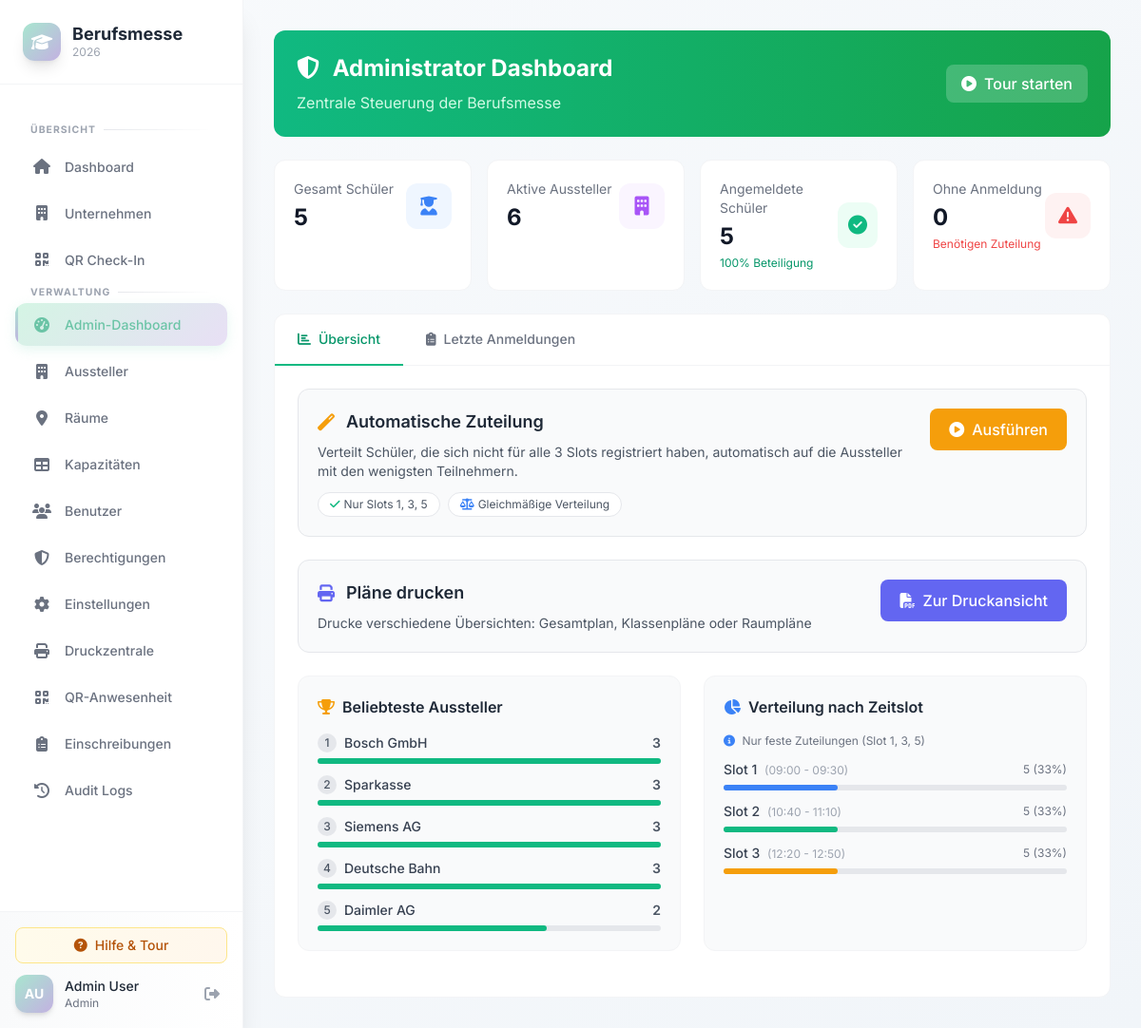
The page /index.php?page=admin-dashboard (signed in) on the database its author committed.
### tables this page shows
CREATE TABLE IF NOT EXISTS `registrations` (
  `id` int(11) NOT NULL AUTO_INCREMENT,
  `user_id` int(11) NOT NULL,
  `exhibitor_id` int(11) NOT NULL,
  `timeslot_id` int(11) NOT NULL,
  `registration_type` enum('manual','automatic') DEFAULT 'manual',
  `registered_at` timestamp NOT NULL DEFAULT current_timestamp(),
  PRIMARY KEY (`id`),
  UNIQUE KEY `unique_user_timeslot` (`user_id`,`timeslot_id`),
  KEY `exhibitor_id` (`exhibitor_id`),
  KEY `timeslot_id` (`timeslot_id`)
);

### functions.php (called while the page is built, shortened)
<?php
function isAdmin() {
    return isset($_SESSION['role']) && $_SESSION['role'] === 'admin';
}
?>

### pages/admin-dashboard.php (the view, shortened to what this page needs)
<?php
$stats = [];
$stmt = $db->query("SELECT COUNT(*) as count FROM users WHERE role = 'student'");
$stats['total_students'] = $stmt->fetch()['count'];
$stmt = $db->query("SELECT COUNT(*) as count FROM exhibitors WHERE active = 1");
$stats['total_exhibitors'] = $stmt->fetch()['count'];
$stmt = $db->query("SELECT COUNT(*) as count FROM registrations");
$stats['total_registrations'] = $stmt->fetch()['count'];
$stmt = $db->query("SELECT COUNT(DISTINCT r.user_id) as count FROM registrations r JOIN users u ON r.user_id = u.id WHERE u.role = 'student'");
$stats['students_registered'] = $stmt->fetch()['count'];
$stats['students_not_registered'] = $stats['total_students'] - $stats['students_registered'];
$stmt = $db->query("
    SELECT e.name, COUNT(r.id) as registrations
    FROM exhibitors e
    LEFT JOIN registrations r ON e.id = r.exhibitor_id
    WHERE e.active = 1
    GROUP BY e.id
    ORDER BY registrations DESC
    LIMIT 5
");
$topExhibitors = $stmt->fetchAll();
$stmt = $db->query("
    SELECT
        t.slot_name,
        t.slot_number,
        t.start_time,
        t.end_time,
        COUNT(r.id) as registrations
    FROM timeslots t
    LEFT JOIN registrations r ON t.id = r.timeslot_id
    GROUP BY t.id, t.slot_name, t.slot_number, t.start_time, t.end_time
    ORDER BY t.slot_number ASC
");
$slotStats = $stmt->fetchAll();
$stmt = $db->query("
    SELECT r.*, u.firstname, u.lastname, e.name as exhibitor_name, t.slot_name
    FROM registrations r
    JOIN users u ON r.user_id = u.id
    JOIN exhibitors e ON r.exhibitor_id = e.id
    JOIN timeslots t ON r.timeslot_id = t.id
    ORDER BY r.registered_at DESC
    LIMIT 10
");
$recentRegistrations = $stmt->fetchAll();
?>
<div class="space-y-6">
    <div class="bg-gradient-to-r from-emerald-500 to-green-600 rounded-xl p-6 text-white mb-6">
        <div class="flex items-center justify-between">
            <div>
                <h2 class="text-2xl font-bold mb-2">
                    <i class="fas fa-shield-alt mr-2"></i>
                    Administrator Dashboard
                </h2>
                <p class="text-emerald-100">Zentrale Steuerung der Berufsmesse</p>
            </div>
            <button onclick="startGuidedTour()" class="bg-white bg-opacity-20 hover:bg-opacity-30 text-white px-4 py-2 rounded-lg font-medium transition">
                <i class="fas fa-play-circle mr-2"></i>Tour starten
            </button>
        </div>
    </div>
    <div class="grid grid-cols-1 md:grid-cols-2 lg:grid-cols-4 gap-4">
        <div class="bg-white rounded-xl border border-gray-100 p-5">
            <div class="flex items-center justify-between">
                <div>
                    <p class="text-gray-500 text-sm mb-1">Gesamt Schüler</p>
                    <p class="text-2xl font-bold text-gray-900"><?php echo $stats['total_students']; ?></p>
                </div>
                <div class="w-12 h-12 bg-blue-50 rounded-xl flex items-center justify-center">
                    <i class="fas fa-user-graduate text-blue-500 text-xl"></i>
                </div>
            </div>
        </div>
        <div class="bg-white rounded-xl border border-gray-100 p-5">
            <div class="flex items-center justify-between">
                <div>
                    <p class="text-gray-500 text-sm mb-1">Aktive Aussteller</p>
                    <p class="text-2xl font-bold text-gray-900"><?php echo $stats['total_exhibitors']; ?></p>
                </div>
                <div class="w-12 h-12 bg-purple-50 rounded-xl flex items-center justify-center">
                    <i class="fas fa-building text-purple-500 text-xl"></i>
                </div>
            </div>
        </div>
        <div class="bg-white rounded-xl border border-gray-100 p-5">
            <div class="flex items-center justify-between">
                <div>
                    <p class="text-gray-500 text-sm mb-1">Angemeldete Schüler</p>
                    <p class="text-2xl font-bold text-gray-900"><?php echo $stats['students_registered']; ?></p>
                    <p class="text-xs text-emerald-600 mt-1">
                        <?php echo $stats['total_students'] > 0 ? round(($stats['students_registered'] / $stats['total_students']) * 100) : 0; ?>% Beteiligung
                    </p>
                </div>
                <div class="w-12 h-12 bg-emerald-50 rounded-xl flex items-center justify-center">
                    <i class="fas fa-check-circle text-emerald-500 text-xl"></i>
                </div>
            </div>
        </div>
        <div class="bg-white rounded-xl border border-gray-100 p-5">
            <div class="flex items-center justify-between">
                <div>
                    <p class="text-gray-500 text-sm mb-1">Ohne Anmeldung</p>
                    <p class="text-2xl font-bold text-gray-900"><?php echo $stats['students_not_registered']; ?></p>
                    <p class="text-xs text-red-500 mt-1">Benötigen Zuteilung</p>
                </div>
                <div class="w-12 h-12 bg-red-50 rounded-xl flex items-center justify-center">
                    <i class="fas fa-exclamation-triangle text-red-500 text-xl"></i>
                </div>
            </div>
        </div>
    </div>
    <div class="bg-white rounded-xl border border-gray-100 overflow-hidden">
        <div class="border-b border-gray-100">
            <nav class="flex -mb-px flex-wrap">
                <button onclick="switchTab('statistics')" id="tab-statistics" class="tab-button active px-6 py-4 text-sm font-medium border-b-2 border-emerald-500 text-emerald-600 hover:text-emerald-700 transition">
                    <i class="fas fa-chart-bar mr-2"></i>Übersicht
                </button>
                <button onclick="switchTab('registrations')" id="tab-registrations" class="tab-button px-6 py-4 text-sm font-medium border-b-2 border-transparent text-gray-500 hover:text-gray-700 hover:border-gray-300 transition">
                    <i class="fas fa-clipboard-list mr-2"></i>Letzte Anmeldungen
                </button>
            </nav>
        </div>
        <div id="tab-content-statistics" class="tab-content p-6">
            <div class="mb-6 bg-gray-50 border border-gray-200 rounded-xl p-5">
                <div class="flex items-start justify-between flex-wrap gap-4">
                    <div class="flex-1">
                        <h3 class="text-lg font-semibold text-gray-800 mb-2 flex items-center">
                            <i class="fas fa-magic text-amber-500 mr-3"></i>
                            Automatische Zuteilung
                        </h3>
                        <p class="text-sm text-gray-600 mb-3">
                            Verteilt Schüler, die sich nicht für alle 3 Slots registriert haben, automatisch auf die Aussteller mit den wenigsten Teilnehmern.
                        </p>
                        <div class="flex flex-wrap gap-2 text-xs">
                            <span class="bg-white border border-gray-200 px-3 py-1 rounded-full text-gray-600">
                                <i class="fas fa-check mr-1 text-emerald-500"></i>Nur Slots 1, 3, 5
                            </span>
                            <span class="bg-white border border-gray-200 px-3 py-1 rounded-full text-gray-600">
                                <i class="fas fa-balance-scale mr-1 text-blue-500"></i>Gleichmäßige Verteilung
                            </span>
                        </div>
                    </div>
                    <?php if (isAdmin() || hasPermission('zuteilung_ausfuehren')): ?>
                    <div class="flex-shrink-0">
                        <button onclick="runAutoAssign()" id="autoAssignBtn"
                                class="bg-amber-500 text-white px-5 py-2.5 rounded-lg font-medium hover:bg-amber-600 transition">
                            <i class="fas fa-play-circle mr-2"></i>Ausführen
                        </button>
                    </div>
                    <?php endif; ?>
                </div>
            </div>
            <div class="mb-6 bg-gray-50 border border-gray-200 rounded-xl p-5">
                <div class="flex items-start justify-between flex-wrap gap-4">
                    <div class="flex-1">
                        <h3 class="text-lg font-semibold text-gray-800 mb-2 flex items-center">
                            <i class="fas fa-print text-indigo-500 mr-3"></i>
                            Pläne drucken
                        </h3>
                        <p class="text-sm text-gray-600">
                            Drucke verschiedene Übersichten: Gesamtplan, Klassenpläne oder Raumpläne
                        </p>
                    </div>
                    <div class="flex-shrink-0">
                        <a href="?page=admin-print"
                           class="bg-indigo-500 text-white px-5 py-2.5 rounded-lg font-medium hover:bg-indigo-600 transition inline-block">
                            <i class="fas fa-file-pdf mr-2"></i>Zur Druckansicht
                        </a>
                    </div>
                </div>
            </div>
            <div class="grid grid-cols-1 lg:grid-cols-2 gap-6 mb-6">
                <div class="bg-gray-50 border border-gray-100 rounded-xl p-5">
                    <h3 class="text-base font-semibold text-gray-800 mb-4 flex items-center">
                        <i class="fas fa-trophy text-amber-500 mr-2"></i>
                        Beliebteste Aussteller
                    </h3>
                    <div class="space-y-3">
                        <?php foreach ($topExhibitors as $index => $exhibitor):
                            $maxReg = $topExhibitors[0]['registrations'] ?: 1;
                            $percentage = ($exhibitor['registrations'] / $maxReg) * 100;
                        ?>
                        <div>
                            <div class="flex items-center justify-between mb-1.5">
                                <div class="flex items-center space-x-2 flex-1 min-w-0">
                                    <span class="flex-shrink-0 w-5 h-5 bg-gray-200 text-gray-600 rounded-full flex items-center justify-center text-xs font-medium">
                                        <?php echo $index + 1; ?>
                                    </span>
                                    <span class="font-medium text-gray-700 text-sm truncate">
                                        <?php echo htmlspecialchars($exhibitor['name']); ?>
                                    </span>
                                </div>
                                <span class="ml-2 font-semibold text-gray-600 text-sm flex-shrink-0">
                                    <?php echo $exhibitor['registrations']; ?>
                                </span>
                            </div>
                            <div class="w-full bg-gray-200 rounded-full h-1.5">
                                <div class="bg-emerald-500 h-1.5 rounded-full transition-all"
                                     style="width: <?php echo $percentage; ?>%"></div>
                            </div>
                        </div>
                        <?php endforeach; ?>
                    </div>
                </div>
                <div class="bg-gray-50 border border-gray-100 rounded-xl p-5">
                    <h3 class="text-base font-semibold text-gray-800 mb-4 flex items-center">
                        <i class="fas fa-chart-pie text-blue-500 mr-2"></i>
                        Verteilung nach Zeitslot
                    </h3>
                    <p class="text-xs text-gray-500 mb-3">
                        <i class="fas fa-info-circle text-blue-500 mr-1"></i>
                        Nur feste Zuteilungen (Slot 1, 3, 5)
                    </p>
                    <div class="space-y-3">
                        <?php
                        $assignedSlots = array_filter($slotStats, function($s) {
                            return in_array($s['slot_number'], [1, 3, 5]);
                        });
                        $totalSlotRegs = array_sum(array_column($assignedSlots, 'registrations')) ?: 1;
                        $slotColors = [
                            1 => 'bg-blue-500',
                            3 => 'bg-emerald-500',
                            5 => 'bg-amber-500'
                        ];
                        $slotIndex = 1;
                        foreach ($assignedSlots as $slot):
                            $percentage = $totalSlotRegs > 0 ? ($slot['registrations'] / $totalSlotRegs) * 100 : 0;
                            $colorClass = $slotColors[$slot['slot_number']] ?? 'bg-gray-500';
                        ?>
                        <div>
                            <div class="flex items-center justify-between mb-1.5">
                                <span class="font-medium text-gray-700 text-sm">
                                    Slot <?php echo $slotIndex; ?>
                                    <?php if (!empty($slot['start_time']) && !empty($slot['end_time'])): ?>
                                        <span class="text-xs text-gray-400 font-normal ml-1">
                                            (<?php echo substr($slot['start_time'], 0, 5); ?> - <?php echo substr($slot['end_time'], 0, 5); ?>)
                                        </span>
                                    <?php endif; ?>
                                </span>
                                <span class="text-xs text-gray-500">
                                    <?php echo $slot['registrations']; ?> (<?php echo round($percentage); ?>%)
                                </span>
                            </div>
                            <div class="w-full bg-gray-200 rounded-full h-1.5">
                                <div class="<?php echo $colorClass; ?> h-1.5 rounded-full transition-all"
                                     style="width: <?php echo min($percentage, 100); ?>%"></div>
                            </div>
                        </div>
                        <?php
                            $slotIndex++;
                        endforeach; ?>
                    </div>
                </div>
            </div>
        </div>
    </div>
</div>

### rows shown on the page
registrations: timeslot "5", user "6", timeslot "100"

### other values the page prints
$_SESSION['firstname'] . ' ' . $_SESSION['lastname'] "Admin User"
$_SESSION['role'] "Admin"
$stats['students_not_registered'] "0"
$exhibitor['name'] "Bosch GmbH"
$exhibitor['registrations'] "3"
$exhibitor['name'] "Sparkasse"
$exhibitor['name'] "Siemens AG"
$exhibitor['name'] "Deutsche Bahn"
$exhibitor['name'] "Daimler AG"
$exhibitor['registrations'] "2"
substr($slot['start_time'], 0, 5) "09:00"
substr($slot['end_time'], 0, 5) "09:30"
$slot['registrations'] "5"
$percentage "33"
substr($slot['start_time'], 0, 5) "10:40"
